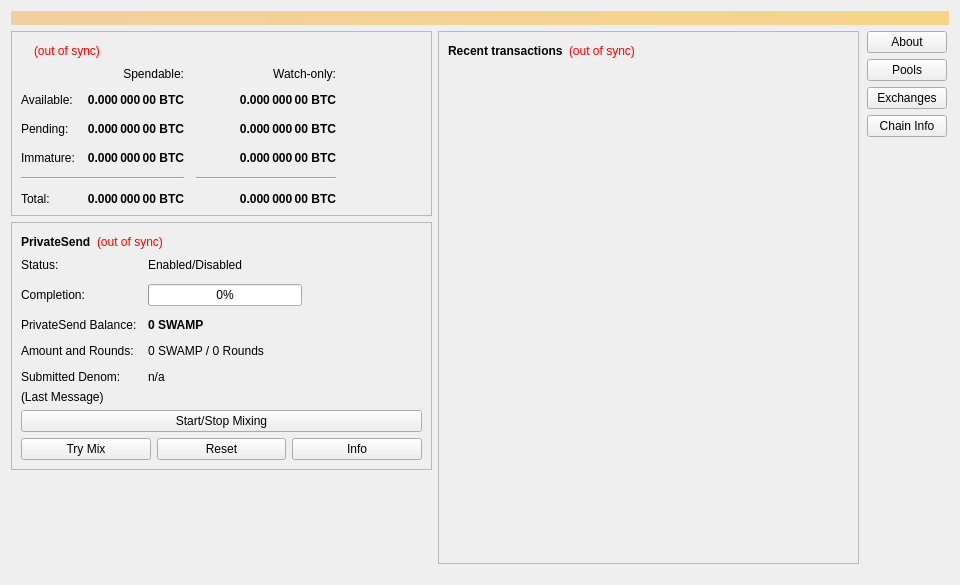
<?xml version="1.0" encoding="UTF-8"?>
<ui version="4.0">
 <class>OverviewPage</class>
 <widget class="QWidget" name="OverviewPage">
  <property name="geometry">
   <rect>
    <x>0</x>
    <y>0</y>
    <width>960</width>
    <height>585</height>
   </rect>
  </property>
  <property name="minimumSize">
   <size>
    <width>960</width>
    <height>0</height>
   </size>
  </property>
  <property name="windowTitle">
   <string>Form</string>
  </property>
  <layout class="QVBoxLayout" name="topLayout">
   <item>
    <widget class="QLabel" name="labelAlerts">
     <property name="visible">
      <bool>false</bool>
     </property>
     <property name="styleSheet">
      <string notr="true">QLabel { background-color: qlineargradient(x1: 0, y1: 0, x2: 1, y2: 0, stop:0 #F0D0A0, stop:1 #F8D488); color:#000000; }</string>
     </property>
     <property name="wordWrap">
      <bool>true</bool>
     </property>
     <property name="margin">
      <number>3</number>
     </property>
     <property name="textInteractionFlags">
      <set>Qt::TextSelectableByMouse</set>
     </property>
    </widget>
   </item>
   <item>
    <layout class="QHBoxLayout" name="horizontalLayout" stretch="1,1,0">
     <item>
      <layout class="QVBoxLayout" name="verticalLayout_2">
       <item>
        <widget class="QFrame" name="frame">
         <property name="frameShape">
          <enum>QFrame::StyledPanel</enum>
         </property>
         <property name="frameShadow">
          <enum>QFrame::Raised</enum>
         </property>
         <layout class="QVBoxLayout" name="verticalLayout_4">
          <item>
           <layout class="QHBoxLayout" name="horizontalLayout_4">
            <item>
             <widget class="QLabel" name="label_5">
              <property name="font">
               <font>
                <weight>75</weight>
                <bold>true</bold>
               </font>
              </property>
              <property name="text">
               <string/>
              </property>
             </widget>
            </item>
            <item>
             <widget class="QLabel" name="labelWalletStatus">
              <property name="toolTip">
               <string>The displayed information may be out of date. Your wallet automatically synchronizes with the Swamp network after a connection is established, but this process has not completed yet.</string>
              </property>
              <property name="styleSheet">
               <string notr="true">QLabel { color: red; }</string>
              </property>
              <property name="text">
               <string notr="true">(out of sync)</string>
              </property>
              <property name="alignment">
               <set>Qt::AlignLeading|Qt::AlignLeft|Qt::AlignVCenter</set>
              </property>
             </widget>
            </item>
            <item>
             <spacer name="horizontalSpacer_3">
              <property name="orientation">
               <enum>Qt::Horizontal</enum>
              </property>
              <property name="sizeHint" stdset="0">
               <size>
                <width>40</width>
                <height>20</height>
               </size>
              </property>
             </spacer>
            </item>
           </layout>
          </item>
          <item>
           <layout class="QGridLayout" name="gridLayout">
            <property name="spacing">
             <number>12</number>
            </property>
            <item row="2" column="2">
             <widget class="QLabel" name="labelWatchPending">
              <property name="font">
               <font>
                <weight>75</weight>
                <bold>true</bold>
               </font>
              </property>
              <property name="cursor">
               <cursorShape>IBeamCursor</cursorShape>
              </property>
              <property name="toolTip">
               <string>Unconfirmed transactions to watch-only addresses</string>
              </property>
              <property name="text">
               <string notr="true">0.000 000 00 BTC</string>
              </property>
              <property name="alignment">
               <set>Qt::AlignRight|Qt::AlignTrailing|Qt::AlignVCenter</set>
              </property>
              <property name="textInteractionFlags">
               <set>Qt::LinksAccessibleByMouse|Qt::TextSelectableByKeyboard|Qt::TextSelectableByMouse</set>
              </property>
             </widget>
            </item>
            <item row="2" column="1">
             <widget class="QLabel" name="labelUnconfirmed">
              <property name="font">
               <font>
                <weight>75</weight>
                <bold>true</bold>
               </font>
              </property>
              <property name="cursor">
               <cursorShape>IBeamCursor</cursorShape>
              </property>
              <property name="toolTip">
               <string>Total of transactions that have yet to be confirmed, and do not yet count toward the spendable balance</string>
              </property>
              <property name="text">
               <string notr="true">0.000 000 00 BTC</string>
              </property>
              <property name="alignment">
               <set>Qt::AlignRight|Qt::AlignTrailing|Qt::AlignVCenter</set>
              </property>
              <property name="textInteractionFlags">
               <set>Qt::LinksAccessibleByMouse|Qt::TextSelectableByKeyboard|Qt::TextSelectableByMouse</set>
              </property>
             </widget>
            </item>
            <item row="3" column="2">
             <widget class="QLabel" name="labelWatchImmature">
              <property name="font">
               <font>
                <weight>75</weight>
                <bold>true</bold>
               </font>
              </property>
              <property name="cursor">
               <cursorShape>IBeamCursor</cursorShape>
              </property>
              <property name="toolTip">
               <string>Mined balance in watch-only addresses that has not yet matured</string>
              </property>
              <property name="text">
               <string notr="true">0.000 000 00 BTC</string>
              </property>
              <property name="alignment">
               <set>Qt::AlignRight|Qt::AlignTrailing|Qt::AlignVCenter</set>
              </property>
              <property name="textInteractionFlags">
               <set>Qt::LinksAccessibleByMouse|Qt::TextSelectableByKeyboard|Qt::TextSelectableByMouse</set>
              </property>
             </widget>
            </item>
            <item row="4" column="0" colspan="2">
             <widget class="Line" name="lineSpendableBalance">
              <property name="orientation">
               <enum>Qt::Horizontal</enum>
              </property>
             </widget>
            </item>
            <item row="4" column="2">
             <widget class="Line" name="lineWatchBalance">
              <property name="sizePolicy">
               <sizepolicy hsizetype="Preferred" vsizetype="Fixed">
                <horstretch>0</horstretch>
                <verstretch>0</verstretch>
               </sizepolicy>
              </property>
              <property name="minimumSize">
               <size>
                <width>140</width>
                <height>0</height>
               </size>
              </property>
              <property name="orientation">
               <enum>Qt::Horizontal</enum>
              </property>
             </widget>
            </item>
            <item row="5" column="0">
             <widget class="QLabel" name="labelTotalText">
              <property name="text">
               <string>Total:</string>
              </property>
             </widget>
            </item>
            <item row="3" column="1">
             <widget class="QLabel" name="labelImmature">
              <property name="font">
               <font>
                <weight>75</weight>
                <bold>true</bold>
               </font>
              </property>
              <property name="cursor">
               <cursorShape>IBeamCursor</cursorShape>
              </property>
              <property name="toolTip">
               <string>Mined balance that has not yet matured</string>
              </property>
              <property name="text">
               <string notr="true">0.000 000 00 BTC</string>
              </property>
              <property name="alignment">
               <set>Qt::AlignRight|Qt::AlignTrailing|Qt::AlignVCenter</set>
              </property>
              <property name="textInteractionFlags">
               <set>Qt::LinksAccessibleByMouse|Qt::TextSelectableByKeyboard|Qt::TextSelectableByMouse</set>
              </property>
             </widget>
            </item>
            <item row="2" column="3">
             <spacer name="horizontalSpacer_2">
              <property name="orientation">
               <enum>Qt::Horizontal</enum>
              </property>
              <property name="sizeHint" stdset="0">
               <size>
                <width>40</width>
                <height>20</height>
               </size>
              </property>
             </spacer>
            </item>
            <item row="3" column="0">
             <widget class="QLabel" name="labelImmatureText">
              <property name="text">
               <string>Immature:</string>
              </property>
             </widget>
            </item>
            <item row="5" column="1">
             <widget class="QLabel" name="labelTotal">
              <property name="font">
               <font>
                <weight>75</weight>
                <bold>true</bold>
               </font>
              </property>
              <property name="cursor">
               <cursorShape>IBeamCursor</cursorShape>
              </property>
              <property name="toolTip">
               <string>Your current total balance</string>
              </property>
              <property name="text">
               <string notr="true">0.000 000 00 BTC</string>
              </property>
              <property name="alignment">
               <set>Qt::AlignRight|Qt::AlignTrailing|Qt::AlignVCenter</set>
              </property>
              <property name="textInteractionFlags">
               <set>Qt::LinksAccessibleByMouse|Qt::TextSelectableByKeyboard|Qt::TextSelectableByMouse</set>
              </property>
             </widget>
            </item>
            <item row="5" column="2">
             <widget class="QLabel" name="labelWatchTotal">
              <property name="font">
               <font>
                <weight>75</weight>
                <bold>true</bold>
               </font>
              </property>
              <property name="cursor">
               <cursorShape>IBeamCursor</cursorShape>
              </property>
              <property name="toolTip">
               <string>Current total balance in watch-only addresses</string>
              </property>
              <property name="text">
               <string notr="true">0.000 000 00 BTC</string>
              </property>
              <property name="alignment">
               <set>Qt::AlignRight|Qt::AlignTrailing|Qt::AlignVCenter</set>
              </property>
              <property name="textInteractionFlags">
               <set>Qt::LinksAccessibleByMouse|Qt::TextSelectableByKeyboard|Qt::TextSelectableByMouse</set>
              </property>
             </widget>
            </item>
            <item row="0" column="2">
             <widget class="QLabel" name="labelWatchonly">
              <property name="text">
               <string>Watch-only:</string>
              </property>
              <property name="alignment">
               <set>Qt::AlignRight|Qt::AlignTrailing|Qt::AlignVCenter</set>
              </property>
             </widget>
            </item>
            <item row="1" column="0">
             <widget class="QLabel" name="labelBalanceText">
              <property name="text">
               <string>Available:</string>
              </property>
             </widget>
            </item>
            <item row="1" column="1">
             <widget class="QLabel" name="labelBalance">
              <property name="font">
               <font>
                <weight>75</weight>
                <bold>true</bold>
               </font>
              </property>
              <property name="cursor">
               <cursorShape>IBeamCursor</cursorShape>
              </property>
              <property name="toolTip">
               <string>Your current spendable balance</string>
              </property>
              <property name="text">
               <string notr="true">0.000 000 00 BTC</string>
              </property>
              <property name="alignment">
               <set>Qt::AlignRight|Qt::AlignTrailing|Qt::AlignVCenter</set>
              </property>
              <property name="textInteractionFlags">
               <set>Qt::LinksAccessibleByMouse|Qt::TextSelectableByKeyboard|Qt::TextSelectableByMouse</set>
              </property>
             </widget>
            </item>
            <item row="1" column="2">
             <widget class="QLabel" name="labelWatchAvailable">
              <property name="font">
               <font>
                <weight>75</weight>
                <bold>true</bold>
               </font>
              </property>
              <property name="cursor">
               <cursorShape>IBeamCursor</cursorShape>
              </property>
              <property name="toolTip">
               <string>Your current balance in watch-only addresses</string>
              </property>
              <property name="text">
               <string notr="true">0.000 000 00 BTC</string>
              </property>
              <property name="alignment">
               <set>Qt::AlignRight|Qt::AlignTrailing|Qt::AlignVCenter</set>
              </property>
              <property name="textInteractionFlags">
               <set>Qt::LinksAccessibleByMouse|Qt::TextSelectableByKeyboard|Qt::TextSelectableByMouse</set>
              </property>
             </widget>
            </item>
            <item row="2" column="0">
             <widget class="QLabel" name="labelPendingText">
              <property name="text">
               <string>Pending:</string>
              </property>
             </widget>
            </item>
            <item row="0" column="1">
             <widget class="QLabel" name="labelSpendable">
              <property name="text">
               <string>Spendable:</string>
              </property>
              <property name="alignment">
               <set>Qt::AlignRight|Qt::AlignTrailing|Qt::AlignVCenter</set>
              </property>
             </widget>
            </item>
           </layout>
          </item>
         </layout>
        </widget>
       </item>
       <item>
        <widget class="QFrame" name="framePrivateSend">
         <property name="layoutDirection">
          <enum>Qt::LeftToRight</enum>
         </property>
         <property name="frameShape">
          <enum>QFrame::StyledPanel</enum>
         </property>
         <property name="frameShadow">
          <enum>QFrame::Raised</enum>
         </property>
         <layout class="QVBoxLayout" name="VerticalLayout_PS1">
          <item>
           <layout class="QHBoxLayout" name="horizontalLayout_5">
            <item>
             <widget class="QLabel" name="labelPrivateSendHeader">
              <property name="font">
               <font>
                <weight>75</weight>
                <bold>true</bold>
               </font>
              </property>
              <property name="text">
               <string>PrivateSend</string>
              </property>
             </widget>
            </item>
            <item>
             <widget class="QLabel" name="labelPrivateSendSyncStatus">
              <property name="toolTip">
               <string>The displayed information may be out of date. Your wallet automatically synchronizes with the Swamp network after a connection is established, but this process has not completed yet.</string>
              </property>
              <property name="styleSheet">
               <string notr="true">QLabel { color: red; }</string>
              </property>
              <property name="text">
               <string notr="true">(out of sync)</string>
              </property>
              <property name="alignment">
               <set>Qt::AlignLeading|Qt::AlignLeft|Qt::AlignVCenter</set>
              </property>
             </widget>
            </item>
            <item>
             <spacer name="horizontalSpacer_4">
              <property name="orientation">
               <enum>Qt::Horizontal</enum>
              </property>
              <property name="sizeHint" stdset="0">
               <size>
                <width>40</width>
                <height>20</height>
               </size>
              </property>
             </spacer>
            </item>
           </layout>
          </item>
          <item>
           <layout class="QFormLayout" name="privateSendFormLayout">
            <property name="fieldGrowthPolicy">
             <enum>QFormLayout::AllNonFixedFieldsGrow</enum>
            </property>
            <property name="horizontalSpacing">
             <number>11</number>
            </property>
            <property name="verticalSpacing">
             <number>12</number>
            </property>
            <item row="0" column="0">
             <widget class="QLabel" name="labelPrivateSendEnabledText">
              <property name="text">
               <string>Status:</string>
              </property>
             </widget>
            </item>
            <item row="0" column="1">
             <widget class="QLabel" name="labelPrivateSendEnabled">
              <property name="text">
               <string>Enabled/Disabled</string>
              </property>
             </widget>
            </item>
            <item row="1" column="0">
             <widget class="QLabel" name="labelCompletitionText">
              <property name="text">
               <string>Completion:</string>
              </property>
             </widget>
            </item>
            <item row="1" column="1">
             <widget class="QProgressBar" name="privateSendProgress">
              <property name="maximumSize">
               <size>
                <width>154</width>
                <height>16777215</height>
               </size>
              </property>
              <property name="value">
               <number>0</number>
              </property>
             </widget>
            </item>
            <item row="2" column="0">
             <widget class="QLabel" name="labelAnonymizedText">
              <property name="text">
               <string>PrivateSend Balance:</string>
              </property>
             </widget>
            </item>
            <item row="2" column="1">
             <widget class="QLabel" name="labelAnonymized">
              <property name="font">
               <font>
                <weight>75</weight>
                <bold>true</bold>
               </font>
              </property>
              <property name="text">
               <string notr="true">0 SWAMP</string>
              </property>
             </widget>
            </item>
            <item row="3" column="0">
             <widget class="QLabel" name="labelAmountAndRoundsText">
              <property name="text">
               <string>Amount and Rounds:</string>
              </property>
             </widget>
            </item>
            <item row="3" column="1">
             <widget class="QLabel" name="labelAmountRounds">
              <property name="text">
               <string>0 SWAMP / 0 Rounds</string>
              </property>
             </widget>
            </item>
            <item row="4" column="0">
             <widget class="QLabel" name="labelSubmittedDenomText">
              <property name="text">
               <string>Submitted Denom:</string>
              </property>
             </widget>
            </item>
            <item row="4" column="1">
             <widget class="QLabel" name="labelSubmittedDenom">
              <property name="toolTip">
               <string>The denominations you submitted to the Masternode.&lt;br&gt;To mix, other users must submit the exact same denominations.</string>
              </property>
              <property name="text">
               <string>n/a</string>
              </property>
             </widget>
            </item>
           </layout>
          </item>
          <item>
           <layout class="QVBoxLayout" name="VerticalLayout_PS">
            <item>
             <widget class="QLabel" name="labelPrivateSendLastMessage">
              <property name="text">
               <string>(Last Message)</string>
              </property>
              <property name="alignment">
               <set>Qt::AlignLeading|Qt::AlignLeft|Qt::AlignTop</set>
              </property>
              <property name="wordWrap">
               <bool>true</bool>
              </property>
             </widget>
            </item>
            <item>
             <widget class="QPushButton" name="togglePrivateSend">
              <property name="sizePolicy">
               <sizepolicy hsizetype="MinimumExpanding" vsizetype="Fixed">
                <horstretch>0</horstretch>
                <verstretch>0</verstretch>
               </sizepolicy>
              </property>
              <property name="text">
               <string>Start/Stop Mixing</string>
              </property>
             </widget>
            </item>
            <item>
             <layout class="QHBoxLayout" name="horizontalLayout_debugbuttons">
              <item>
               <widget class="QPushButton" name="privateSendAuto">
                <property name="sizePolicy">
                 <sizepolicy hsizetype="MinimumExpanding" vsizetype="Fixed">
                  <horstretch>0</horstretch>
                  <verstretch>0</verstretch>
                 </sizepolicy>
                </property>
                <property name="toolTip">
                 <string>Try to manually submit a PrivateSend request.</string>
                </property>
                <property name="text">
                 <string>Try Mix</string>
                </property>
               </widget>
              </item>
              <item>
               <widget class="QPushButton" name="privateSendReset">
                <property name="sizePolicy">
                 <sizepolicy hsizetype="MinimumExpanding" vsizetype="Fixed">
                  <horstretch>0</horstretch>
                  <verstretch>0</verstretch>
                 </sizepolicy>
                </property>
                <property name="toolTip">
                 <string>Reset the current status of PrivateSend (can interrupt PrivateSend if it's in the process of Mixing, which can cost you money!)</string>
                </property>
                <property name="autoFillBackground">
                 <bool>false</bool>
                </property>
                <property name="text">
                 <string>Reset</string>
                </property>
               </widget>
              </item>
              <item>
               <widget class="QPushButton" name="privateSendInfo">
                <property name="sizePolicy">
                 <sizepolicy hsizetype="MinimumExpanding" vsizetype="Fixed">
                  <horstretch>0</horstretch>
                  <verstretch>0</verstretch>
                 </sizepolicy>
                </property>
                <property name="toolTip">
                 <string>Information about PrivateSend and Mixing</string>
                </property>
                <property name="text">
                 <string>Info</string>
                </property>
               </widget>
              </item>
             </layout>
            </item>
           </layout>
          </item>
         </layout>
        </widget>
       </item>
       <item>
        <spacer name="verticalSpacer">
         <property name="orientation">
          <enum>Qt::Vertical</enum>
         </property>
         <property name="sizeHint" stdset="0">
          <size>
           <width>20</width>
           <height>40</height>
          </size>
         </property>
        </spacer>
       </item>
      </layout>
     </item>
     <item>
      <layout class="QVBoxLayout" name="verticalLayout_3">
       <item>
        <widget class="QFrame" name="frame_2">
         <property name="frameShape">
          <enum>QFrame::StyledPanel</enum>
         </property>
         <property name="frameShadow">
          <enum>QFrame::Raised</enum>
         </property>
         <layout class="QVBoxLayout" name="verticalLayout">
          <item>
           <layout class="QHBoxLayout" name="horizontalLayout_2">
            <item>
             <widget class="QLabel" name="label_4">
              <property name="font">
               <font>
                <weight>75</weight>
                <bold>true</bold>
               </font>
              </property>
              <property name="text">
               <string>Recent transactions</string>
              </property>
             </widget>
            </item>
            <item>
             <widget class="QLabel" name="labelTransactionsStatus">
              <property name="toolTip">
               <string>The displayed information may be out of date. Your wallet automatically synchronizes with the Swamp network after a connection is established, but this process has not completed yet.</string>
              </property>
              <property name="styleSheet">
               <string notr="true">QLabel { color: red; }</string>
              </property>
              <property name="text">
               <string notr="true">(out of sync)</string>
              </property>
              <property name="alignment">
               <set>Qt::AlignLeading|Qt::AlignLeft|Qt::AlignVCenter</set>
              </property>
             </widget>
            </item>
            <item>
             <spacer name="horizontalSpacer">
              <property name="orientation">
               <enum>Qt::Horizontal</enum>
              </property>
              <property name="sizeHint" stdset="0">
               <size>
                <width>40</width>
                <height>20</height>
               </size>
              </property>
             </spacer>
            </item>
           </layout>
          </item>
          <item>
           <widget class="QListView" name="listTransactions">
            <property name="styleSheet">
             <string notr="true">QListView { background: transparent; }</string>
            </property>
            <property name="frameShape">
             <enum>QFrame::NoFrame</enum>
            </property>
            <property name="verticalScrollBarPolicy">
             <enum>Qt::ScrollBarAlwaysOff</enum>
            </property>
            <property name="horizontalScrollBarPolicy">
             <enum>Qt::ScrollBarAlwaysOff</enum>
            </property>
            <property name="selectionMode">
             <enum>QAbstractItemView::NoSelection</enum>
            </property>
           </widget>
          </item>
          <item>
           <spacer name="verticalSpacer_2">
            <property name="orientation">
             <enum>Qt::Vertical</enum>
            </property>
            <property name="sizeHint" stdset="0">
             <size>
              <width>20</width>
              <height>40</height>
             </size>
            </property>
           </spacer>
          </item>
         </layout>
        </widget>
       </item>
       <item>
        <layout class="QHBoxLayout" name="horizontalLayout_3">
         <property name="topMargin">
          <number>5</number>
         </property>
         <property name="bottomMargin">
          <number>5</number>
         </property>
        </layout>
       </item>
      </layout>
     </item>
     <item>
      <layout class="QVBoxLayout" name="verticalLayout_5">
       <property name="spacing">
        <number>6</number>
       </property>
       <property name="leftMargin">
        <number>2</number>
       </property>
       <property name="rightMargin">
        <number>2</number>
       </property>
       <item>
        <widget class="QPushButton" name="btninfoabout">
         <property name="toolTip">
          <string>&lt;html&gt;&lt;head/&gt;&lt;body&gt;&lt;p align=&quot;center&quot;&gt;&lt;br/&gt;&lt;/p&gt;&lt;p align=&quot;center&quot;&gt;&lt;img src=&quot;:/icons/crownium/tx_inout&quot;/&gt;&lt;/p&gt;&lt;p align=&quot;center&quot;&gt;&lt;span style=&quot; font-size:9pt;&quot;&gt;Swamp Coin was created to help restore the balance to&lt;br/&gt;ecosystems around the world that reptiles and amphibians&lt;br/&gt;call home. As a future 501c3 non-profit charitable&lt;br/&gt;organization, Swamp Coin leverages the power of&lt;br/&gt;blockchain, cryptocurrency and masternodes to help&lt;br/&gt;generate the funding these habitats desperately need. &lt;br/&gt;&lt;br/&gt;Swamp Coin will be accepted by animal rescues to fund the&lt;br/&gt;medical care and adoption fees required to give our swamp&lt;br/&gt;based friends new homes and a chance! We are are a&lt;br/&gt;small team taking a steady pace to build the right network&lt;br/&gt;and partners to slowly but surely chip away of the&lt;br/&gt;overwhelming cost and effort associated with ecosystem&lt;br/&gt;homeostasis.&lt;/span&gt;&lt;/p&gt;&lt;/body&gt;&lt;/html&gt;</string>
         </property>
         <property name="text">
          <string>About</string>
         </property>
        </widget>
       </item>
       <item>
        <widget class="QPushButton" name="btninfopools">
         <property name="toolTip">
          <string>&lt;html&gt;&lt;head/&gt;&lt;body&gt;&lt;p align=&quot;center&quot;&gt;&lt;br/&gt;&lt;img src=&quot;:/icons/trad/tx_mined&quot; width=&quot;48&quot; height=&quot;48&quot;/&gt;&lt;/p&gt;&lt;p align=&quot;center&quot;&gt;&lt;span style=&quot; font-size:10pt; font-weight:600;&quot;&gt;r4nd0m.us:&lt;/span&gt;&lt;span style=&quot; font-size:10pt;&quot;&gt; https://pool.r4nd0m.us/ &lt;br/&gt;&lt;/span&gt;&lt;span style=&quot; font-size:10pt; font-weight:600;&quot;&gt;zapto:&lt;/span&gt;&lt;span style=&quot; font-size:10pt;&quot;&gt; https://mining-pool.zapto.org/#swamp_solo &lt;br/&gt;&lt;/span&gt;&lt;span style=&quot; font-size:10pt; font-weight:600;&quot;&gt;zpool:&lt;/span&gt;&lt;span style=&quot; font-size:10pt;&quot;&gt; https://zpool.ca/ &lt;br/&gt;&lt;/span&gt;&lt;span style=&quot; font-size:10pt; font-weight:600;&quot;&gt;dagnam:&lt;/span&gt;&lt;span style=&quot; font-size:10pt;&quot;&gt; https://dagnam.xyz/ &lt;br/&gt;&lt;/span&gt;&lt;span style=&quot; font-size:10pt; font-weight:600;&quot;&gt;aikapool:&lt;/span&gt;&lt;span style=&quot; font-size:10pt;&quot;&gt; https://aikapool.com/swamp &lt;br/&gt;&lt;/span&gt;&lt;span style=&quot; font-size:10pt; font-weight:600;&quot;&gt;lucky-pool:&lt;/span&gt;&lt;span style=&quot; font-size:10pt;&quot;&gt; http://lucky-pool.co.uk/#SWAMP &lt;/span&gt;&lt;/p&gt;&lt;p&gt;&lt;br/&gt;&lt;/p&gt;&lt;/body&gt;&lt;/html&gt;</string>
         </property>
         <property name="text">
          <string>Pools</string>
         </property>
        </widget>
       </item>
       <item>
        <widget class="QPushButton" name="btninfoexchanges">
         <property name="toolTip">
          <string>&lt;html&gt;&lt;head/&gt;&lt;body&gt;&lt;p align=&quot;center&quot;&gt;&lt;img src=&quot;:/icons/drkblue/tx_output&quot;/&gt;&lt;/p&gt;&lt;p align=&quot;center&quot;&gt;&lt;span style=&quot; font-size:10pt; font-weight:600;&quot;&gt;Klingex:&lt;/span&gt;&lt;span style=&quot; font-size:10pt;&quot;&gt; https://klingex.io &lt;br/&gt;&lt;/span&gt;&lt;span style=&quot; font-size:10pt; font-weight:600;&quot;&gt;BitStorage:&lt;/span&gt;&lt;span style=&quot; font-size:10pt;&quot;&gt; https://bitstorage.finance &lt;/span&gt;&lt;/p&gt;&lt;/body&gt;&lt;/html&gt;</string>
         </property>
         <property name="text">
          <string>Exchanges</string>
         </property>
        </widget>
       </item>
       <item>
        <widget class="QPushButton" name="btninfochain">
         <property name="toolTip">
          <string>&lt;html&gt;&lt;head/&gt;&lt;body&gt;&lt;p align=&quot;center&quot;&gt;&lt;img src=&quot;:/icons/drkblue/about&quot;/&gt;&lt;/p&gt;&lt;p align=&quot;center&quot;&gt;&lt;span style=&quot; font-size:10pt; font-weight:600;&quot;&gt;Type:&lt;/span&gt;&lt;span style=&quot; font-size:10pt;&quot;&gt; POW/Masternodes &lt;br/&gt;&lt;/span&gt;&lt;span style=&quot; font-size:10pt; font-weight:600;&quot;&gt;Algo:&lt;/span&gt;&lt;span style=&quot; font-size:10pt;&quot;&gt; YesPower &lt;br/&gt;&lt;/span&gt;&lt;span style=&quot; font-size:10pt; font-weight:600;&quot;&gt;Block Time:&lt;/span&gt;&lt;span style=&quot; font-size:10pt;&quot;&gt; 110 Seconds &lt;br/&gt;&lt;/span&gt;&lt;span style=&quot; font-size:10pt; font-weight:600;&quot;&gt;Block Size:&lt;/span&gt;&lt;span style=&quot; font-size:10pt;&quot;&gt; 1mb &lt;br/&gt;&lt;/span&gt;&lt;span style=&quot; font-size:10pt; font-weight:600;&quot;&gt;Max Supply:&lt;/span&gt;&lt;span style=&quot; font-size:10pt;&quot;&gt; 40 mil &lt;br/&gt;&lt;/span&gt;&lt;span style=&quot; font-size:10pt; font-weight:600;&quot;&gt;Transaction Maturity:&lt;/span&gt;&lt;span style=&quot; font-size:10pt;&quot;&gt; 6 Confirmation &lt;br/&gt;&lt;/span&gt;&lt;span style=&quot; font-size:10pt; font-weight:600;&quot;&gt;Mined Block Maturity:&lt;/span&gt;&lt;span style=&quot; font-size:10pt;&quot;&gt; 101 confirmations &lt;br/&gt;&lt;/span&gt;&lt;span style=&quot; font-size:10pt; font-weight:600;&quot;&gt;Masternode Collateral:&lt;/span&gt;&lt;span style=&quot; font-size:10pt;&quot;&gt; 20,000 SWAMP &lt;/span&gt;&lt;/p&gt;&lt;/body&gt;&lt;/html&gt;</string>
         </property>
         <property name="text">
          <string>Chain Info</string>
         </property>
        </widget>
       </item>
       <item>
        <spacer name="verticalSpacer_4">
         <property name="orientation">
          <enum>Qt::Vertical</enum>
         </property>
         <property name="sizeHint" stdset="0">
          <size>
           <width>20</width>
           <height>40</height>
          </size>
         </property>
        </spacer>
       </item>
      </layout>
     </item>
    </layout>
   </item>
  </layout>
 </widget>
 <resources>
  <include location="../swamp.qrc"/>
 </resources>
 <connections/>
</ui>
